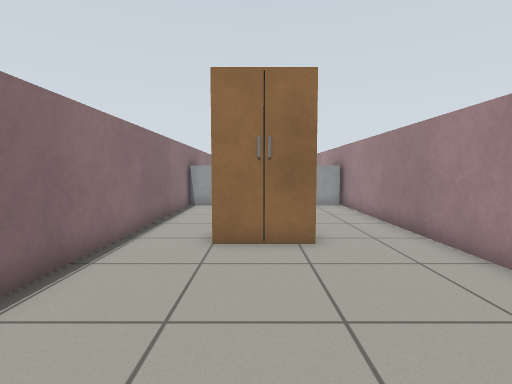
View 1 (above)

16 first-person views from a walk through a world built for the Gazebo simulator. The camera is 0.83 m above the floor, tilts 4° down and sees 85° across. The floor is counted in squares, 0.5 m on a side. Each view is taken from the middle of a square. On the plan, view 1 faces up. The plan holds only what a view shows up to about 15 squares ahead; the rest is blank. Gazebo's built-in surfaces are drawn with simple patterns. Simple shapes stand in for some stock models. Surface patterns are stand-ins for the level's own textures.

View 2
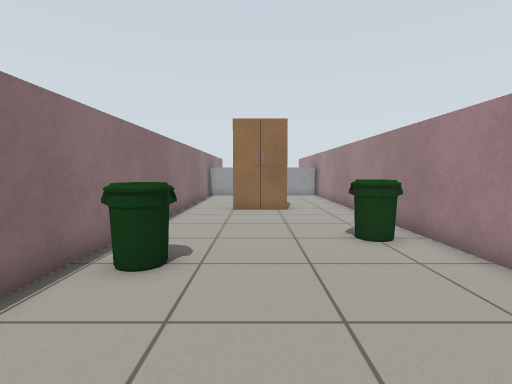

View 3
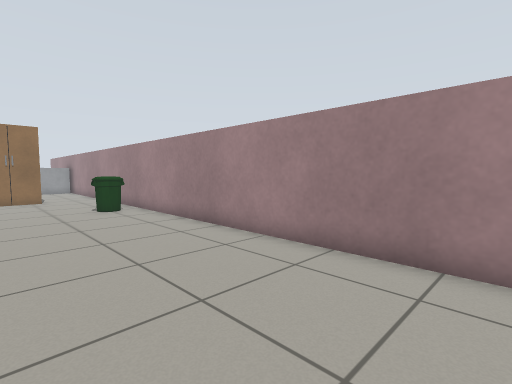

View 4
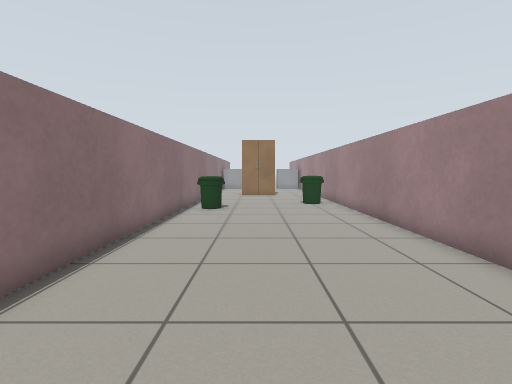

View 5
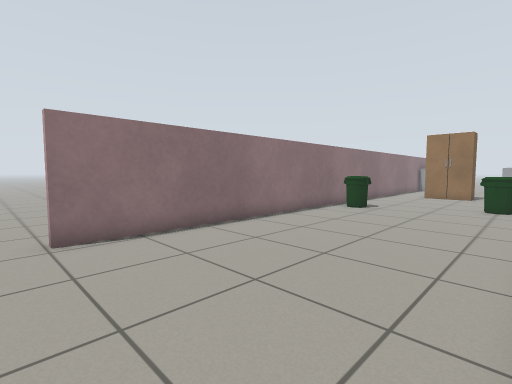

View 6
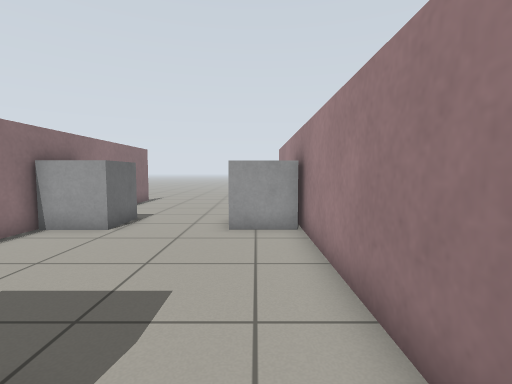

View 7
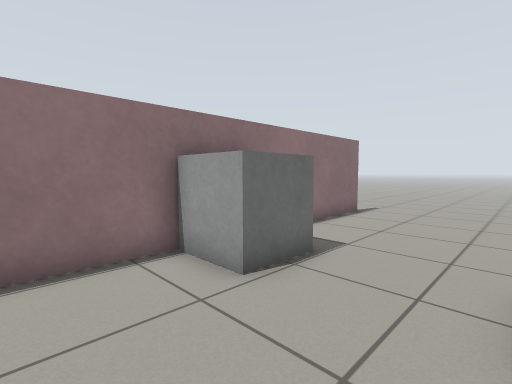

View 8
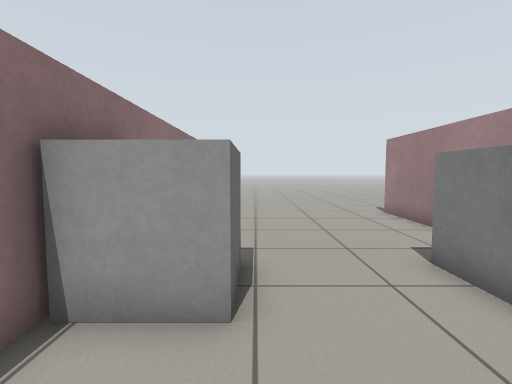

View 9
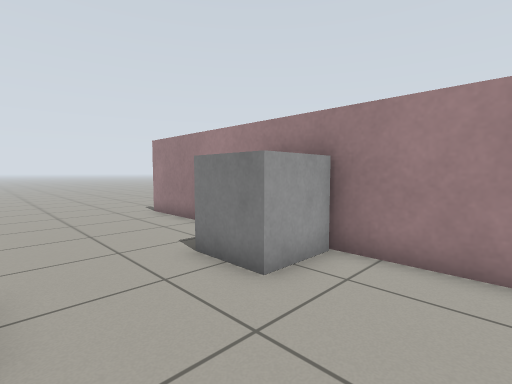

View 10
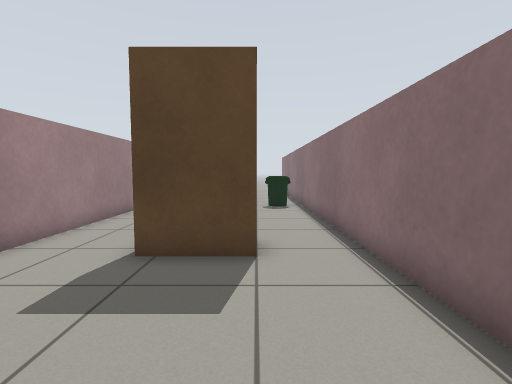

View 11
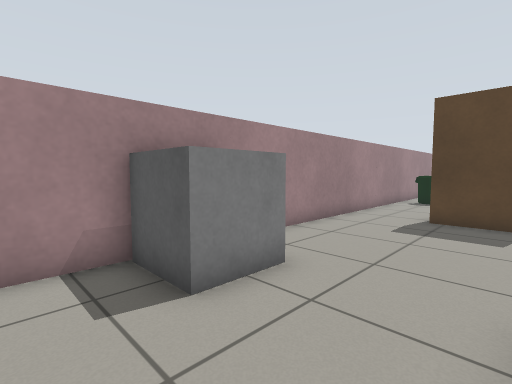

View 12
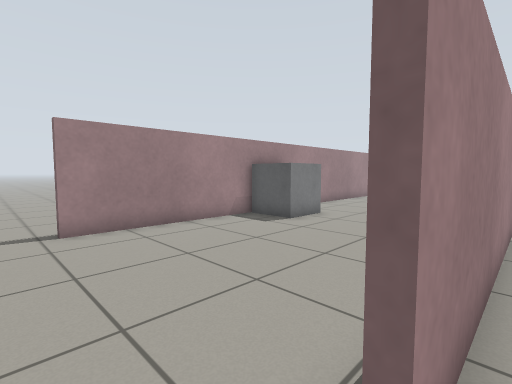

View 13
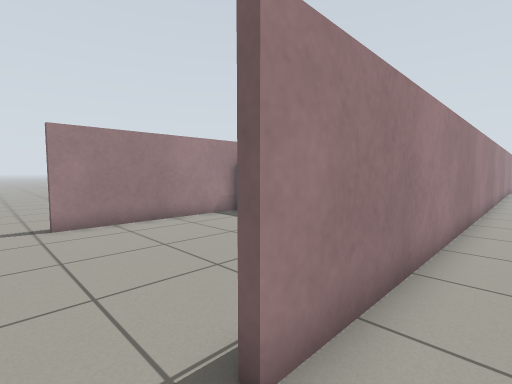

View 14
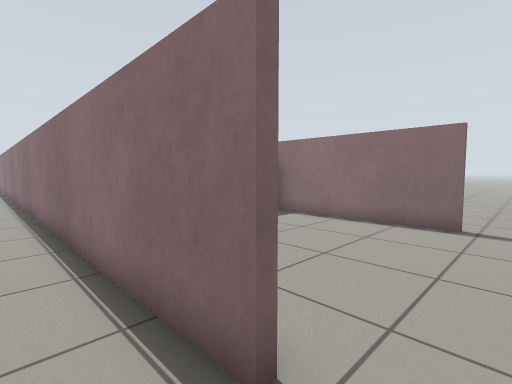

View 15
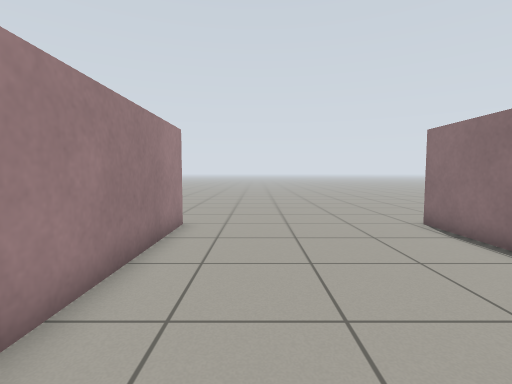

View 16
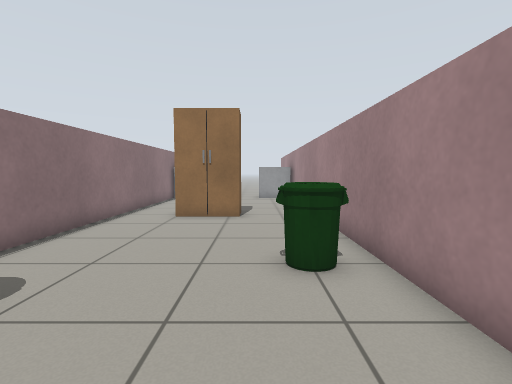

### Floor plan
Points are (right, up) in squares from view 1. A wall is a line through its corners. A room is listed if a view was taken in it or the views show most of it. See-through windows are left out.
Room 1 (views 1, 2, 3, 4, 5, 6, 7, 8, 9, 10, 11, 15, 16)
walls: (-3.4, 13.5) (-3.4, -13); (4.4, 16.6) (4.4, 22.6); (-3.4, 22.6) (-3.4, 16.4); (4.4, -13) (4.4, 13.4)
ways out: opening at (-3, -13.5) to room 2; opening at (-3, 23.5) to room 2; opening at (5, 15) to room 3; opening at (5, 23.5) to room 3
objects: bin (-3, -1) to (-2, -1); grey box (-3, 14) to (-2, 16); wardrobe (-1, 7) to (1, 7); grey box (2, 14) to (4, 16); bin (3, 1)
Room 2 (views 12, 13)
walls: (-3.6, 4) (-3.6, 13.6); (-3.6, 16.5) (-3.6, 22.6)
ways out: opening at (-3, -13.5) to room 1; opening at (-3, 23.5) to room 1
Room 3 (view 14)
walls: (4.6, 22.6) (4.6, 4.1)
ways out: opening at (5, 15) to room 1; opening at (5, 23.5) to room 1

Where each view was taken, in squares from view 1:
view 1: 0 up, 0 right, facing up
view 2: 6 down, 0 right, facing up
view 3: 12 down, 1 left, facing up-right
view 4: 14 down, 0 right, facing up
view 5: 14 down, 4 right, facing up-left
view 6: 6 up, 3 right, facing up
view 7: 11 up, 2 right, facing up-left
view 8: 11 up, 1 left, facing up
view 9: 11 up, 1 left, facing up-right
view 10: 13 up, 1 left, facing down
view 11: 18 up, 1 left, facing down-right
view 12: 24 up, 4 left, facing down-right
view 13: 24 up, 5 left, facing down-right
view 14: 24 up, 6 right, facing down-left
view 15: 4 down, 2 right, facing down
view 16: 4 down, 2 right, facing up
